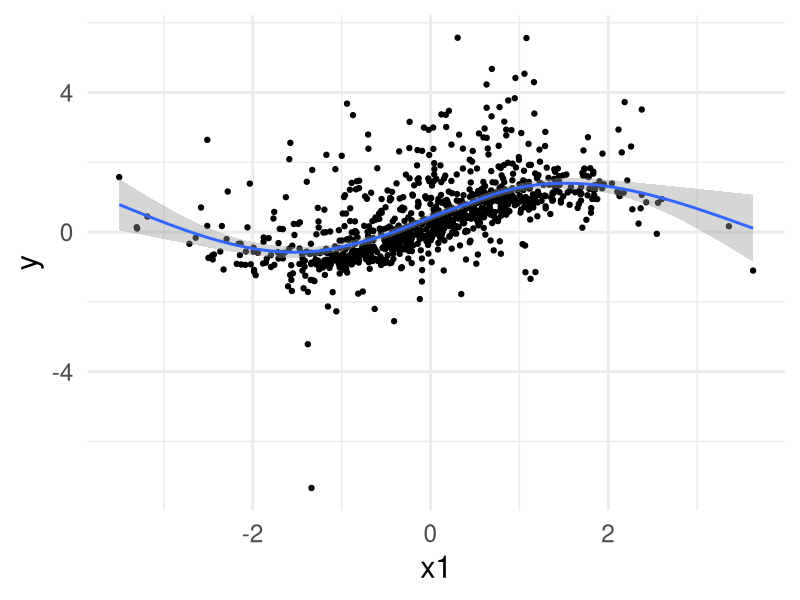

R code for this plot:
## ---- chunk 1
library(dplyr)
library(ggplot2)
## ---- chunk 2

n  <- 1e3
dat <- data.frame("x1" = rnorm(n), "x2" = rnorm(n), "x3" = rnorm(n))
dat$y <- with(dat, sin(x1) + 0.5*x2^2 + pmax(x2, 0.2) * rnorm(n))

ggplot(dat, aes(x = x1, y = y)) +
  geom_point() +
  geom_smooth() + 
  theme_minimal(base_size = 22)

